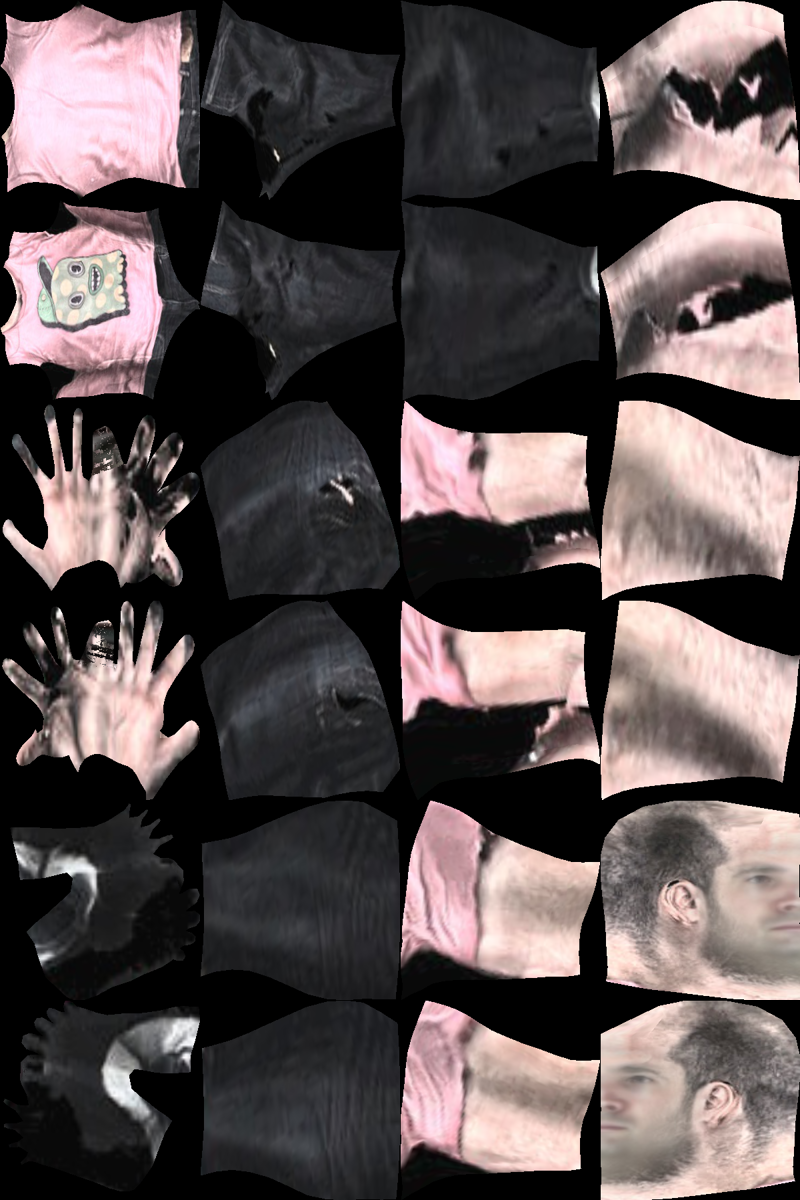
#> input picture DensePoseData/demo_data/texture_from_SURREAL.png, 800 x 1200 px, found by its file name
$ jupyter execute DensePose_RCNN_Texture_Transfer.ipynb
#> lines starting #> are read from the running program, lines starting #| are printed output that depends on the picture; after the words box and inside, x2 and y2 are one past the last pixel; in counts of white or black regions, pixels touching at a corner belong together
<a href="https://colab.research.google.com/github/JSJeong-me/DensePose/blob/main/DensePose_RCNN_Texture_Transfer.ipynb" target="_parent"></a>

# Texture Transfer Using Estimated Dense Coordinates

In this notebook we demonstrate how the estimated dense coordinates can be used to map a texture from the UV space to image pixels. For this purpose we provide an "atlas" texture space, which allows easy design of custom textures. We also provide a modified texture that is obtained from the [SURREAL](https://www.di.ens.fr/willow/research/surreal/data/) dataset, which allows replication of the qualitative results that we provide in the paper.

Let's first visualize the UV atlas space with examplar textures:

[cell 1]
import numpy
import cv2
import matplotlib.pyplot as plt
import numpy as np
#
fig = plt.figure(figsize=[8,8])
Tex_Atlas = cv2.imread('../DensePoseData/demo_data/texture_from_SURREAL.png')[:,:,::-1]/255.
plt.imshow(Tex_Atlas.transpose([1,0,2]));plt.axis('off'); plt.show()
#
TextureIm  = np.zeros([24,200,200,3]);
#
for i in range(4):
    for j in range(6):
        TextureIm[(6*i+j) , :,:,:] = Tex_Atlas[ (200*j):(200*j+200)  , (200*i):(200*i+200) ,: ]

The texture above is obtained from the textures provided in the [SURREAL](https://www.di.ens.fr/willow/research/surreal/data/) dataset.

One can basically design their own textures on the provided texture images. We provide the white surface and black edges as the texture atlas guide, which is visualized below.

[cell 2]
fig = plt.figure(figsize=[8,8])
Tex_Atlas = cv2.imread('../DensePoseData/demo_data/texture_atlas_200.png')[:,:,::-1]
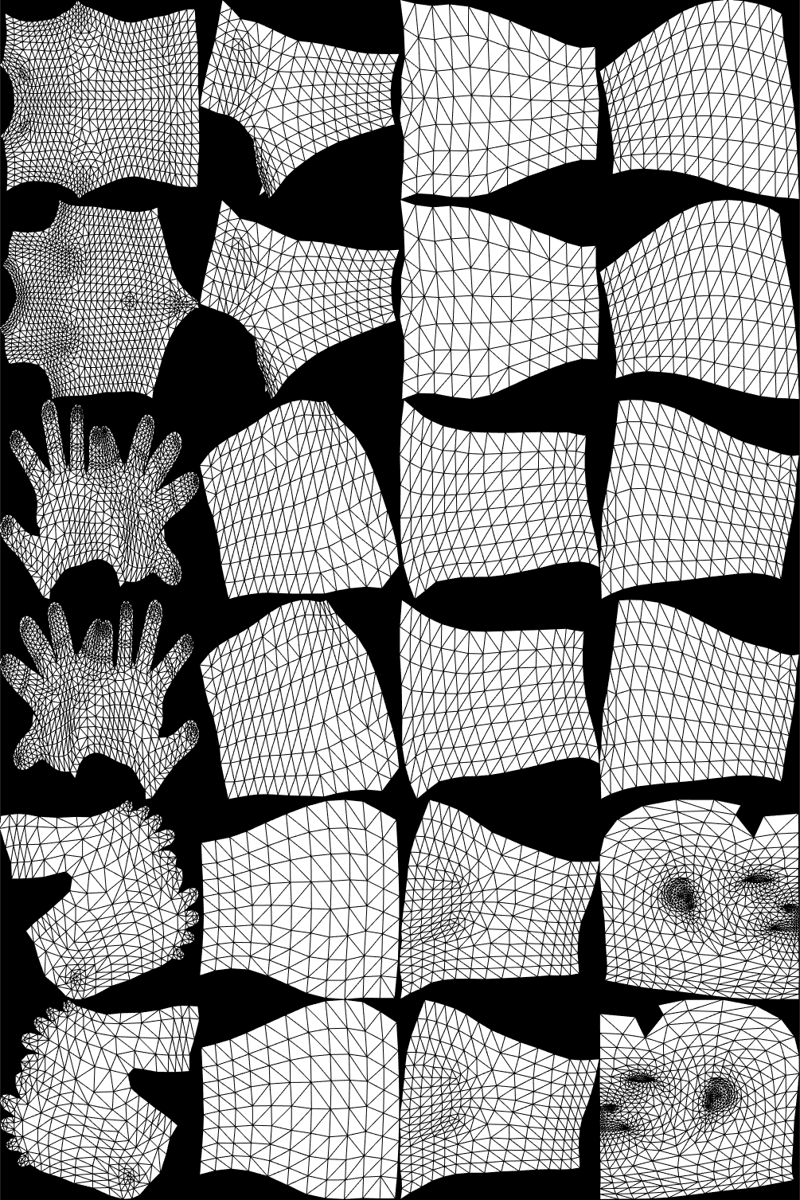
#> input picture DensePoseData/demo_data/texture_atlas_200.png, 800 x 1200 px, found by its file name
#> Tex_Atlas is the input picture: shape (1200, 800, 3); min 0, max 255, mean 141.2
plt.imshow(Tex_Atlas.transpose([1,0,2]));plt.axis('off'); plt.show()

Herein, we define the function to transfer the texture to the image domain.

[cell 3]
def TransferTexture(TextureIm,im,IUV):
    U = IUV[:,:,1]
    V = IUV[:,:,2]
    #
    R_im = np.zeros(U.shape)
    G_im = np.zeros(U.shape)
    B_im = np.zeros(U.shape)
    ###
    for PartInd in xrange(1,25):    ## Set to xrange(1,23) to ignore the face part.
        tex = TextureIm[PartInd-1,:,:,:].squeeze() # get texture for each part.
        #####
        R = tex[:,:,0]
        G = tex[:,:,1]
        B = tex[:,:,2]
        ###############
        x,y = np.where(IUV[:,:,0]==PartInd)
        u_current_points = U[x,y]   #  Pixels that belong to this specific part.
        v_current_points = V[x,y]
        ##
        r_current_points = R[((255-v_current_points)*199./255.).astype(int),(u_current_points*199./255.).astype(int)]*255
        g_current_points = G[((255-v_current_points)*199./255.).astype(int),(u_current_points*199./255.).astype(int)]*255
        b_current_points = B[((255-v_current_points)*199./255.).astype(int),(u_current_points*199./255.).astype(int)]*255
        ##  Get the RGB values from the texture images.
        R_im[IUV[:,:,0]==PartInd] = r_current_points
        G_im[IUV[:,:,0]==PartInd] = g_current_points
        B_im[IUV[:,:,0]==PartInd] = b_current_points
    generated_image = np.concatenate((B_im[:,:,np.newaxis],G_im[:,:,np.newaxis],R_im[:,:,np.newaxis]), axis =2 ).astype(np.uint8)
    BG_MASK = generated_image==0
    generated_image[BG_MASK] = im[BG_MASK]  ## Set the BG as the old image.
    return generated_image

Let's read an IUV file obtained by rendering the SMPL model and transfer the texture!

[cell 4]
IUV = cv2.imread('../DensePoseData/demo_data/synth_UV_example.png')
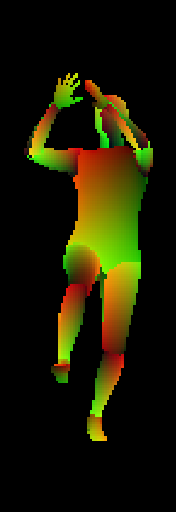
#> input picture DensePoseData/demo_data/synth_UV_example.png, 176 x 512 px, found by its file name
#> IUV is the input picture: shape (512, 176, 3); mean B, G, R 1.9, 25.1, 27
im  = np.zeros(IUV.shape)
##
image = TransferTexture(TextureIm,im,IUV)
#> the loop in TransferTexture, `for PartInd in xrange(1,25):` made 24 passes
#> pass 1, in TransferTexture, `tex = TextureIm[PartInd-1,:,:,:].squeeze()`:
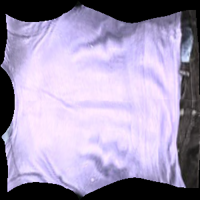
#> tex: shape (200, 200, 3) float64; mean of channels 0, 1, 2 0.703, 0.589, 0.633; drawn as B, G, R
#> pass 1, in TransferTexture, `B = tex[:,:,2]`:
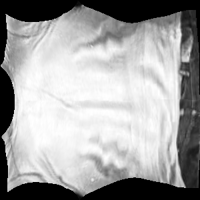
#> B: shape (200, 200) float64; min 0, max 1, mean 0.633
#> in TransferTexture, `BG_MASK = generated_image==0`:
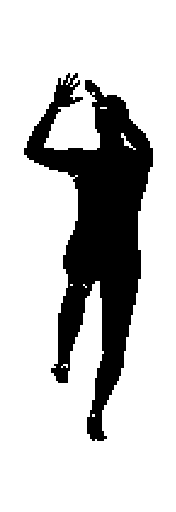
#> BG_MASK: shape (512, 176, 3) bool; 78.5% white; 1 black region, box (x1, y1, x2, y2) and area: (24, 73, 153, 441) 19363
##
plt.imshow( np.hstack((IUV,image[:,:,::-1]))); plt.axis('off'); plt.show()
#> after `plt.imshow(np.hstack((IUV, image[:, :, ::-1])))`:
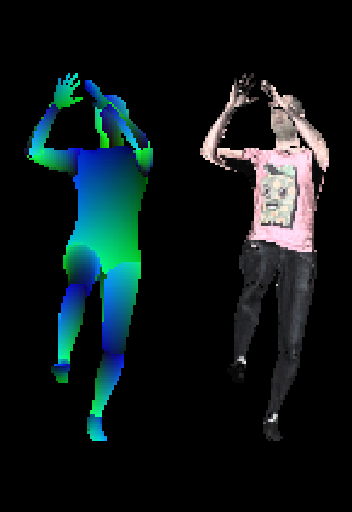
#> shown: shape (512, 352, 3); mean R, G, B 14.4, 24.5, 25.7

[cell 5]
IUV = cv2.imread('../DensePoseData/infer_out/demo_im_IUV.png')
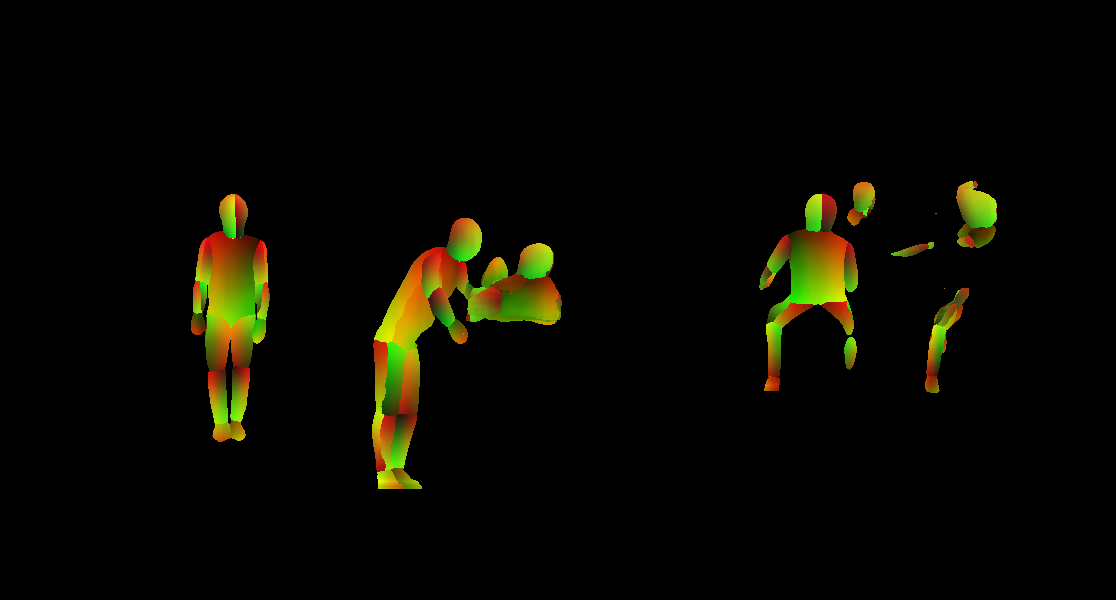
#> input picture DensePoseData/infer_out/demo_im_IUV.png, 1116 x 600 px, found by its file name
#> IUV is the input picture: shape (600, 1116, 3); mean B, G, R 0.7, 8, 8.7
im  = cv2.imread('../DensePoseData/demo_data/demo_im.jpg')
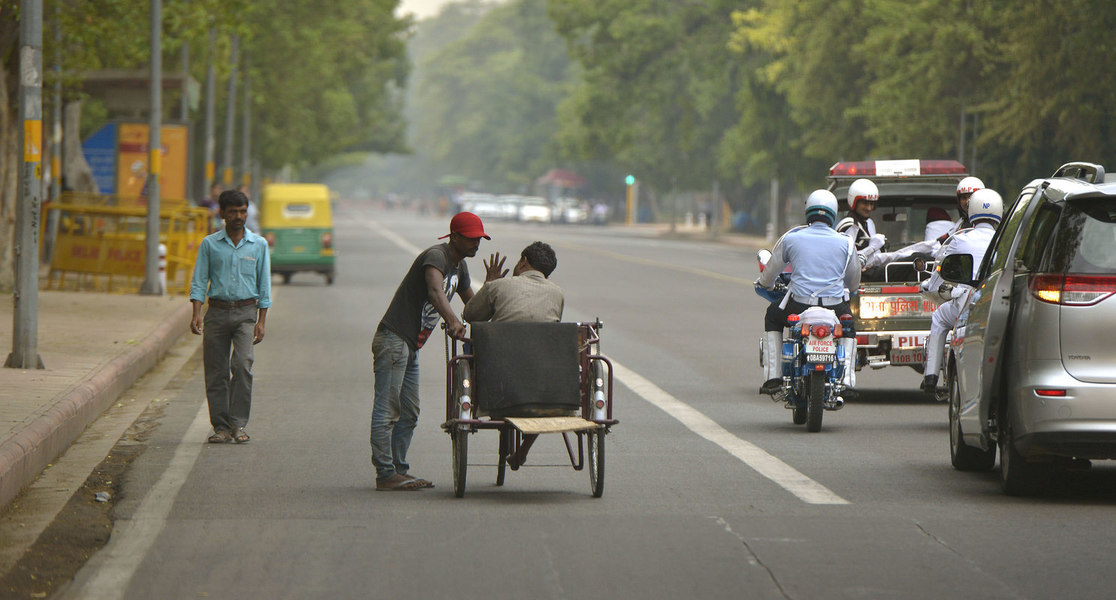
#> input picture DensePoseData/demo_data/demo_im.jpg, 1116 x 600 px, found by its file name
#> im is the input picture: shape (600, 1116, 3); mean B, G, R 98, 113.7, 116
#######
## Visualize the image with black background
image = TransferTexture(TextureIm,np.zeros(IUV.shape),IUV)
#> in TransferTexture (call 2), `BG_MASK = generated_image==0`:
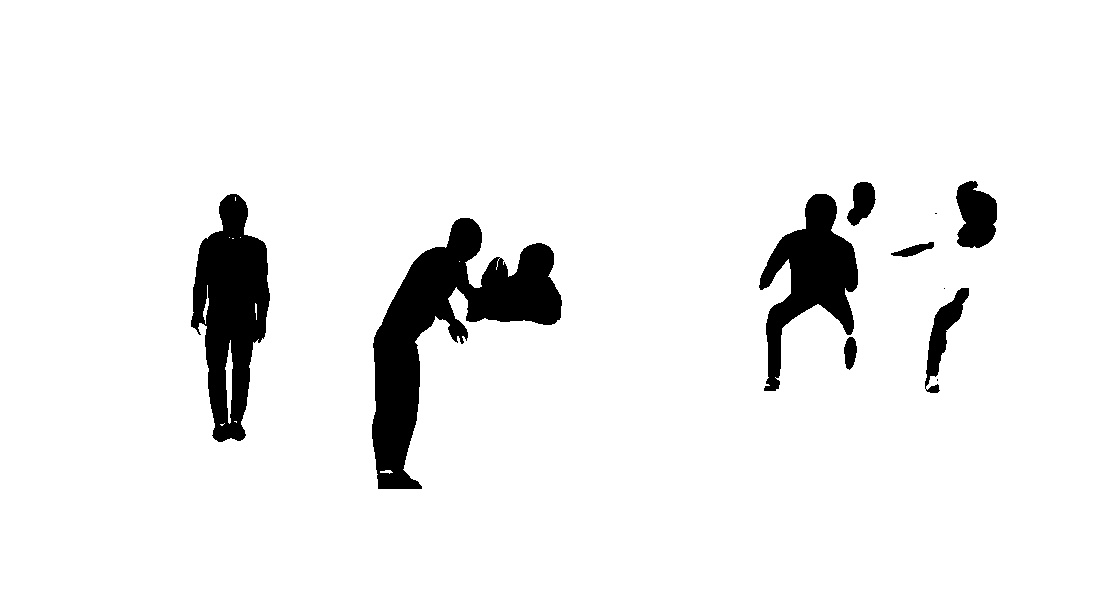
#> BG_MASK: shape (600, 1116, 3) bool; 93.6% white; 11 black regions (3 under 20 px), largest, box (x1, y1, x2, y2) and area: (372, 218, 562, 489) 17821, (191, 194, 270, 442) 11633, (759, 194, 858, 391) 8382
fig = plt.figure(figsize=[14,14])
plt.imshow(image[:,:,::-1]); plt.axis('off'); plt.show()
#######
## Visualize the image with the image as the background.
image = TransferTexture(TextureIm,im,IUV)
#> in TransferTexture (call 3), `generated_image[BG_MASK] = im[BG_MASK]`:
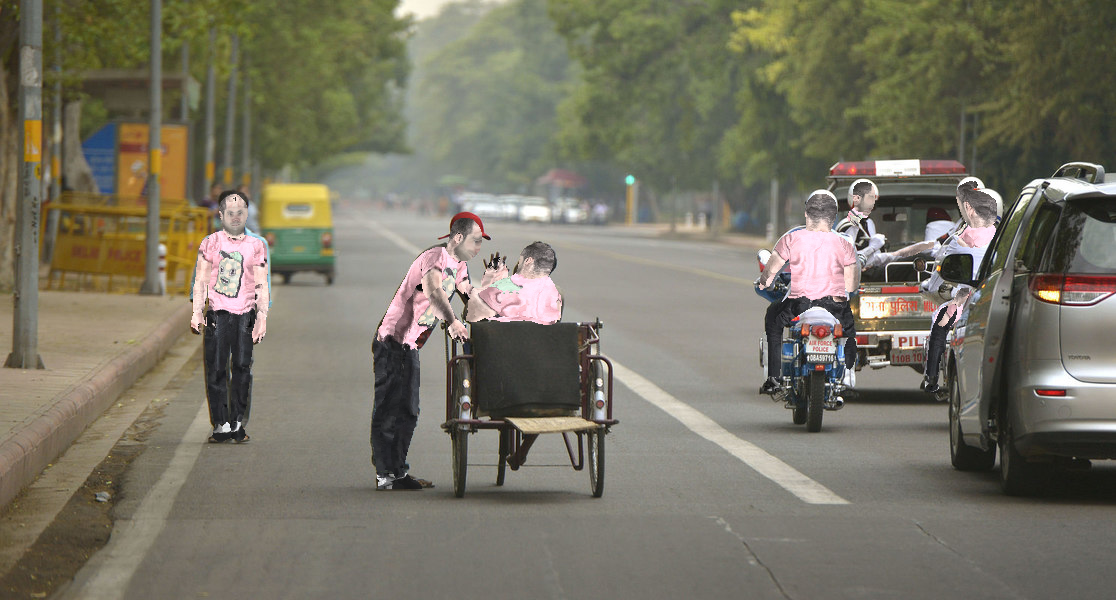
#> generated_image: shape (600, 1116, 3); mean of channels 0, 1, 2 100.1, 115.7, 119.3; drawn as B, G, R
fig = plt.figure(figsize=[14,14])
plt.imshow(image[:,:,::-1]); plt.axis('off'); plt.show()

[cell 6]
im  = cv2.imread('../DensePoseData/demo_data/demo_im.jpg')
plt.figure(figsize= [14,14])
plt.imshow(im[:,:,::-1]); plt.axis('off');plt.show()
